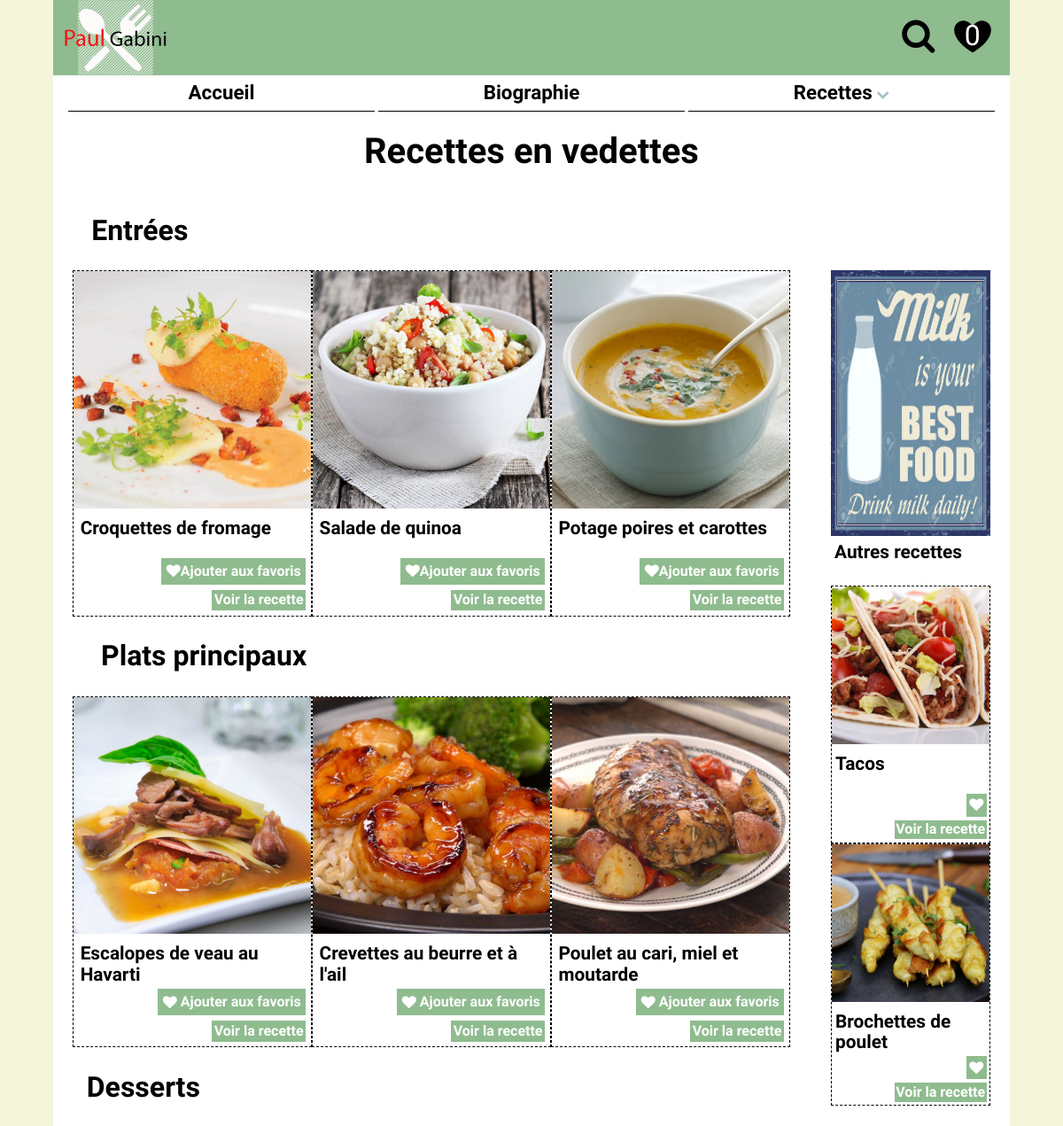
Before: / (upper part) with the older database file.
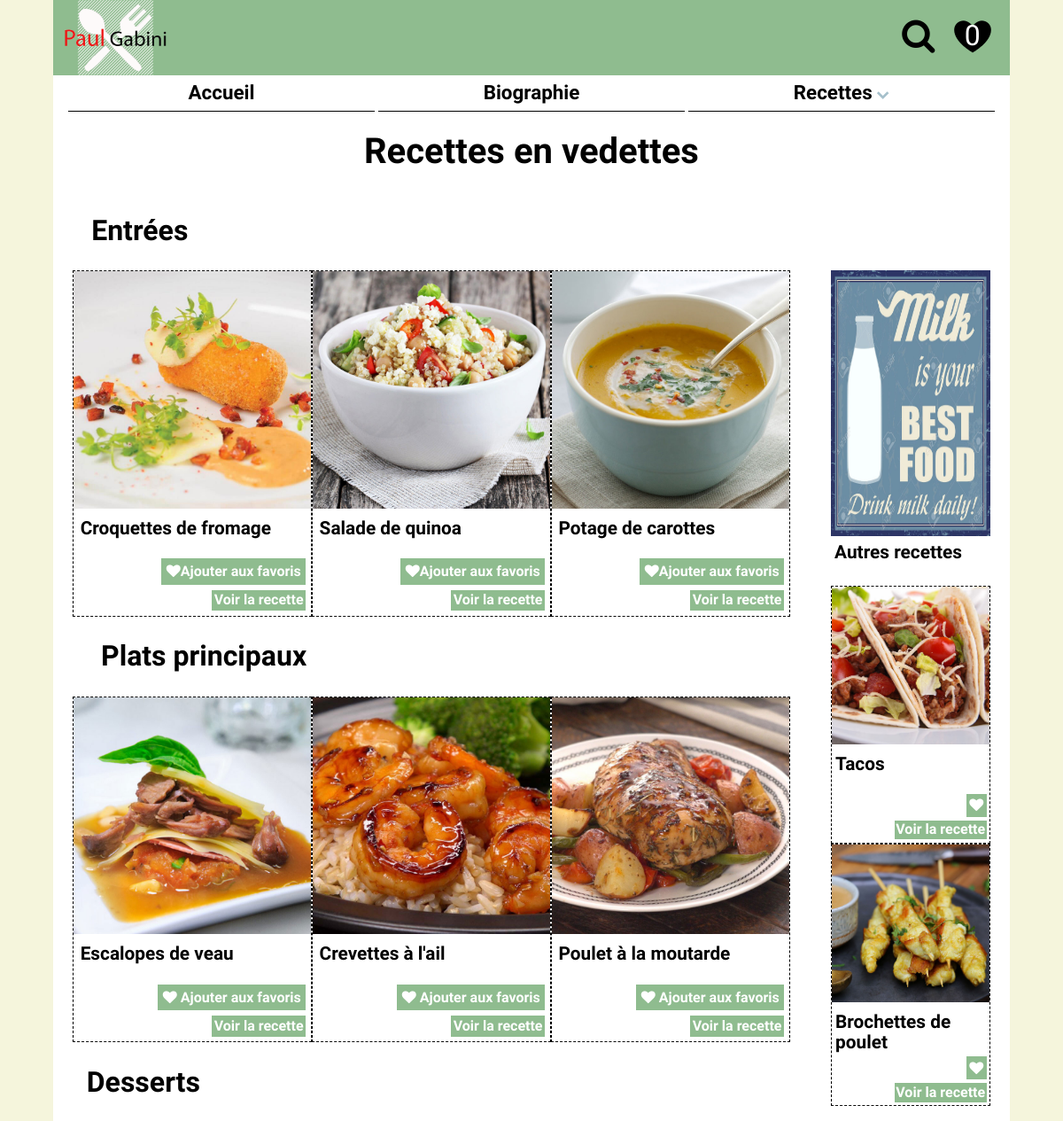
After: the same page with the newer database file.
### tables this page shows
CREATE TABLE `recettes` (
  `id` int(11) NOT NULL,
  `nom` varchar(255) NOT NULL,
  `fichier_img` varchar(128) NOT NULL,
  `portion` tinyint(4) NOT NULL,
  `temps_preparation` smallint(6) NOT NULL,
  `cuisson` smallint(6) NOT NULL,
  `ingredients` varchar(1000) NOT NULL,
  `preparation` varchar(1030) NOT NULL,
  `categorie_id` int(11) NOT NULL,
  `vedette` int(1) NOT NULL
);

### DB/connection.php (called while the page is built, shortened)
<?php
$mysqli = new mysqli(CONN_HOST, CONN_USER, CONN_PWD,DBNAME);
mysqli_set_charset($mysqli,"utf8");
function get_recettes_vedettes($vedette) {
    global $mysqli;
    $query_str =    "SELECT rct.*, cat.id `cat_id`,cat.nom `cat_nom` ".
        "FROM `recettes` as rct, `categorie` as cat ".
        "WHERE ".
        "rct.categorie_id = cat.id ".
        "AND rct.vedette = $vedette";
    $res = $mysqli->query($query_str);
    $result = array();
    if ($res && ($res->num_rows > 0)) {
        while ($recettes_data  = $res->fetch_assoc()) {
            $full_image_path = get_full_image_path($recettes_data);
            $recettes_data["full_image_path"] = $full_image_path;
            $result[$recettes_data['id']] = $recettes_data;
        }
    }
    return $result;
}
function get_full_image_path($recettes_data_param){
    $full_image_path= 'images/'.$recettes_data_param["cat_nom"]."/".$recettes_data_param["fichier_img"];
    return $full_image_path;
}

### index.php (the view, shortened to what this page needs)
<?php
require_once('views/page_top.php');
$vedette = (isset($_GET['vedette'])? $_GET['vedette']:null);
?>
<h1>Recettes en vedettes</h1>
<h2 class="h2_index">Entrées</h2>
<section class="col-m-9 col-9">
    <?php
    $recettes = get_recettes_vedettes(1);
    foreach ($recettes as $id => $r) {
        $img = '<a class="hover_img" href="details.php?id_recette=' . $id .'&vedette=1">'.'<img class="img_index col-m-12 col-12" src="' . $r["full_image_path"] . '" alt= "image de la recette"/>'. '</a>';
        echo    '<div class="content_index col-m-6 col-4">'.
                    '<div class="img_index ">'.$img.'</div>'.
                    '<div class="h3_index"><h3>' .ucfirst($r["nom"]) . '</h3></div>' .
                    '<div class="conteneur_favoris_index">'.
                        '<a class="favoris_index" href="details.php?id_recette=' . $id .'&vedette=1">'.
                            '<span class="fa fa-heart" aria-hidden="true"></span>'.
                            'Ajouter aux favoris'.
                        '</a>'.
                    '</div>'.
                    '<a class="en_savoir_plus" href="details.php?id_recette=' . $id .'&vedette=1">Voir la recette</a>'.
                '</div>';
    }
    ?>
    <h2>Plats principaux</h2>
    <?php
    $recettes = get_recettes_vedettes(2);
    foreach ($recettes as $id => $r) {
        $img =  '<a class="hover_img" href="details.php?id_recette=' . $id .'&vedette=2">'.'<img class="img_index col-m-12 col-12" src="' . $r["full_image_path"] . '" alt= "image de la recette"/>'. '</a>';
        echo    '<div class="content_index col-m-6 col-4">'.
                    '<div class="img_index ">'.$img.'</div>'.
                    '<div class="h3_index">'.'<h3>' .ucfirst($r["nom"]) . '</h3>' . '</div>' .
                    '<div class="conteneur_favoris_index">'.
                        "<a class='favoris_index' ".
                        "href='?op=ajouter&itemid=".$id.
                        ((!is_null($vedette))?"&vedette=".$vedette : "").
                        "'><span class=\"fa fa-heart\" aria-hidden=\"true\"></span> Ajouter aux favoris</a>".
                    '</div>'.
                    '<a class="en_savoir_plus" href="details.php?id_recette=' . $id .'&vedette=2">Voir la recette</a>'.
                '</div>';
    }
    ?>
    <h2>Desserts</h2>
</section>
<aside class="col-m-2 col-2">
    <img class="col-m-12 col-12 pub_lait" src="images/pub_lait.jpg" alt="publicite de lait">
</aside>
<aside class="col-m-2 col-2 aside_recettes">
    <h3 class="h3_aside">Autres recettes</h3>
    <?php
    $recettes = get_recettes_vedettes(4);
    foreach ($recettes as $id => $r) {
        $img = '<a class="hover_img" href="details.php?id_recette=' . $id .'&vedette=4">'.'<img class="img_index col-m-12 col-12" src="' . $r["full_image_path"] . '" alt= "image de la recette"/>'. '</a>';
        echo    '<div class="content_index  col-m-12 col-12">'.
                    $img.
                    '<div class="div_h3_aside">'.'<h3 class="h3_aside">' .ucfirst($r["nom"]) . '</h3>' . '</div>'.
                    '<div class="conteneur_favoris_aside">'.
                        "<a class='favoris_aside' ".
                        "href='?op=ajouter&itemid=".$id.
                        ((!is_null($vedette))?"&vedette=".$vedette : "").
                        "'><span class=\"fa fa-heart\" aria-hidden=\"true\"></span></a>".
                    '</div>'.
                    '<a class="en_savoir_plus" href="details.php?id_recette=' . $id .'&vedette=4">Voir la recette</a>'.
                '</div>';
    }
    ?>
</aside>
<?php require_once ('views/page_bottom.php'); ?>

Changed rows visible on the page:
changed recettes: nom "Potage poires et carottes" → "Potage de carottes"
changed recettes: nom "Escalopes de veau au Havarti" → "Escalopes de veau"
changed recettes: nom "Crevettes au beurre et à l'ail" → "Crevettes à l'ail"
changed recettes: nom "Poulet au cari, miel et moutarde" → "Poulet à la moutarde"
